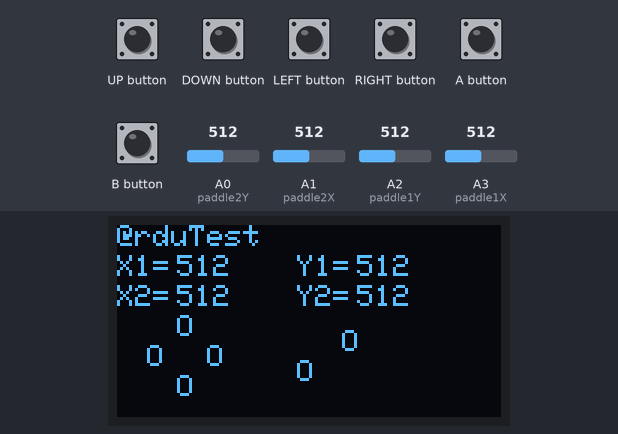
Simulated run of this sketch. Board: Arduboy, built with avr-gcc and run on an emulated ATmega32U4. Parts: 128×64 one-colour display. The inputs (shaded band) are chosen by the test bench; at power-on: A0 (paddle2Y) = 512, A1 (paddle2X) = 512, A2 (paddle1Y) = 512, A3 (paddle1X) = 512.

Above: at 1.2 s.
1.3 s: UP button pressed for 0.15 s
2.9 s: DOWN button pressed for 0.15 s
4.5 s: LEFT button pressed for 0.15 s
6.1 s: RIGHT button pressed for 0.15 s
At 6.19 s:
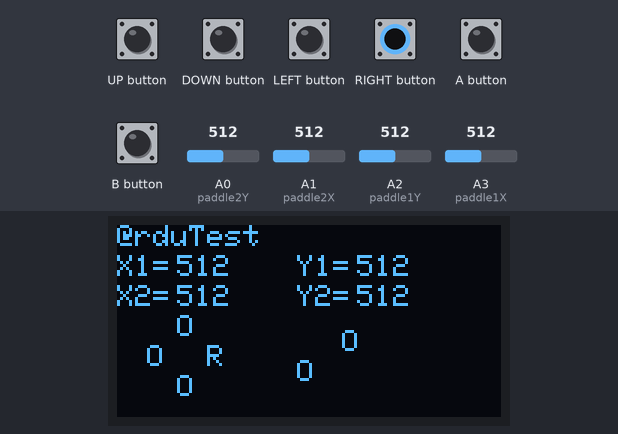
7.7 s: B button pressed for 0.15 s
At 7.79 s:
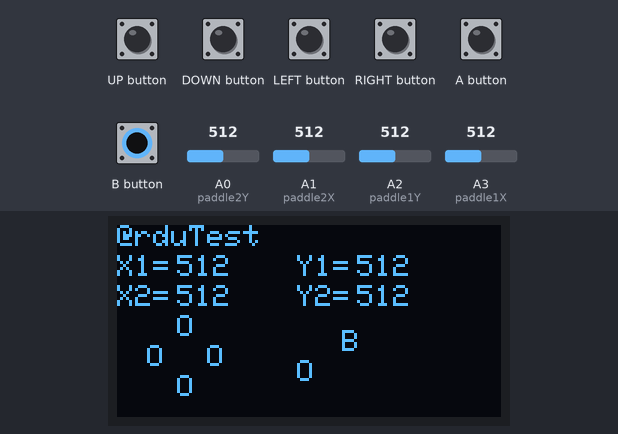
9.3 s: A0 (paddle2Y) set to 560
At 10.1 s:
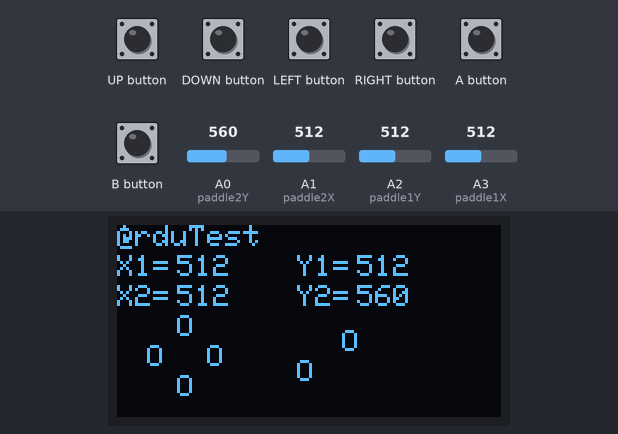
Timing chart, 0 to 11.8 s (numbered marks = the images above; inputs shaded):
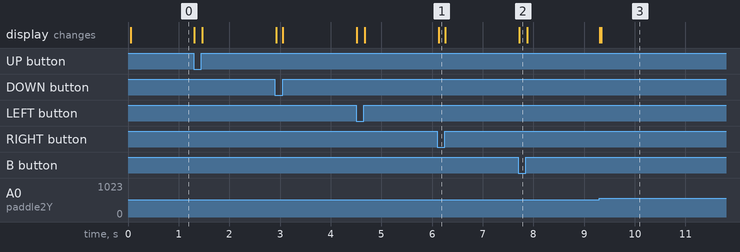

The sketch:

PaddleTest.ino
```cpp
// (licence header left out)
#define paddle1X A3
#define paddle1Y A2
#define paddle2X A1
#define paddle2Y A0


#define minPaddle 550
#define maxPaddle 1010


#include <Arduboy2.h>
#include <ArduboyTones.h>

// Make an instance of arduboy used for many functions
Arduboy2 arduboy;
ArduboyTones sound(arduboy.audio.enabled);


const uint16_t tones_U[] PROGMEM = {
  NOTE_C4,50, TONES_END
};
const uint16_t tones_D[] PROGMEM = {
  NOTE_D4,50, TONES_END
};
const uint16_t tones_L[] PROGMEM = {
  NOTE_E4,50, TONES_END
};
const uint16_t tones_R[] PROGMEM = {
  NOTE_F4,50, TONES_END
};
const uint16_t tones_A[] PROGMEM = {
  NOTE_G4,50, TONES_END
};
const uint16_t tones_B[] PROGMEM = {
  NOTE_A4,50, TONES_END
};


// Variables for your game go here.
char title[] = "*";
byte x;
byte y;


// Width of each charcter including inter-character space
#define CHAR_WIDTH 6

// Height of each charater
#define CHAR_HEIGHT 8

// To get the number of characters, we subtract 1 from the length of
// the array because there will be a NULL terminator at the end.
#define NUM_CHARS (sizeof(title) - 1)

// This is the highest value that x can be without the end of the text
// going farther than the right side of the screen. We add one because
// there will be a 1 pixel space at the end of the last character.
// WIDTH and HEIGHT are defined in the Arduboy library.
#define X_MAX (WIDTH - (NUM_CHARS * CHAR_WIDTH) + 1)

// This is the highest value that y can be without the text going below
// the bottom of the screen.
#define Y_MAX (HEIGHT - CHAR_HEIGHT)


// This function runs once in your game.
// use it for anything that needs to be set only once in your game.
void setup() {
  //initiate arduboy instance
  arduboy.begin();

  // here we set the framerate to 30, we do not need to run at default 60 and
  // it saves us battery life.
  arduboy.setFrameRate(30);
  arduboy.audio.begin();
  arduboy.audio.on();
  arduboy.audio.saveOnOff();
  // enable ADC which is powered down by default by Arduboy library
  power_adc_enable();

}


// our main game loop, this runs once every cycle/frame.
// this is where our game logic goes.
void loop() {


  // pause render until it's time for the next frame
  if (!(arduboy.nextFrame()))
    return;


 // we clear our screen to black
  arduboy.clear();

  // the next couple of lines will deal with checking if the D-pad buttons
  // are pressed and print the text accordingly.
   arduboy.setCursor(0, 0);
   arduboy.print("ArduTest");

  // Read paddle 1 values from ADC
   arduboy.setCursor(0, 10);
   arduboy.print("X1=");
   arduboy.setCursor(20, 10);
   arduboy.print (analogRead(paddle1X));
   x = constrain (map (analogRead(paddle1X), minPaddle, maxPaddle, 0, X_MAX), 0, X_MAX);


   arduboy.setCursor(60, 10);
   arduboy.print("Y1=");
   arduboy.setCursor(80, 10);
   arduboy.print (analogRead(paddle1Y));
   y = constrain (map (analogRead(paddle1Y), minPaddle, maxPaddle, 0, Y_MAX), 0, Y_MAX);

// print a "*" at the current position of  paddle1
   arduboy.setCursor(x, y);
   arduboy.print("*");

// Read paddle 2 values from ADC

   arduboy.setCursor(0, 20);
   arduboy.print("X2=");
   arduboy.setCursor(20, 20);
   arduboy.print (analogRead(paddle2X));
   x = constrain (map (analogRead(paddle2X), minPaddle, maxPaddle, 0, X_MAX), 0, X_MAX);


   arduboy.setCursor(60, 20);
   arduboy.print("Y2=");
   arduboy.setCursor(80, 20);
   arduboy.print (analogRead(paddle2Y));
   y = constrain (map (analogRead(paddle2Y), minPaddle, maxPaddle, 0, Y_MAX), 0, Y_MAX);

// print a "@" at the current position of  paddle2
   arduboy.setCursor(x, y);
   arduboy.print("@");

   arduboy.setCursor(20, 30);
   if(arduboy.pressed(UP_BUTTON)) {arduboy.print("U"); sound.tones(tones_U);} else arduboy.print ("O");

  arduboy.setCursor(20, 50);
  if(arduboy.pressed(DOWN_BUTTON)) { arduboy.print("D"); sound.tones(tones_D);} else arduboy.print ("O");

  arduboy.setCursor(10, 40);
  if(arduboy.pressed(LEFT_BUTTON)) { arduboy.print("L"); sound.tones(tones_L);} else arduboy.print ("O");

  arduboy.setCursor(30, 40);
  if(arduboy.pressed(RIGHT_BUTTON)) { arduboy.print("R");  sound.tones(tones_R);} else arduboy.print ("O");

  arduboy.setCursor(60, 45);
  if(arduboy.pressed(A_BUTTON)) { arduboy.print("A");sound.tones(tones_A);} else arduboy.print ("O");

  arduboy.setCursor(75, 35);
  if(arduboy.pressed(B_BUTTON)) { arduboy.print("B"); sound.tones(tones_B);} else arduboy.print ("O");


    // then we finaly we tell the arduboy to display what we just wrote to the display.
  arduboy.display();
}
```

Measured:
- after the input at 6.1 s, the display: changes at once (image 1)
- after the input at 7.7 s, the display: changes at once (image 2)
- after the input at 9.3 s, the display: first changes at once (image 3 shows a later state)
